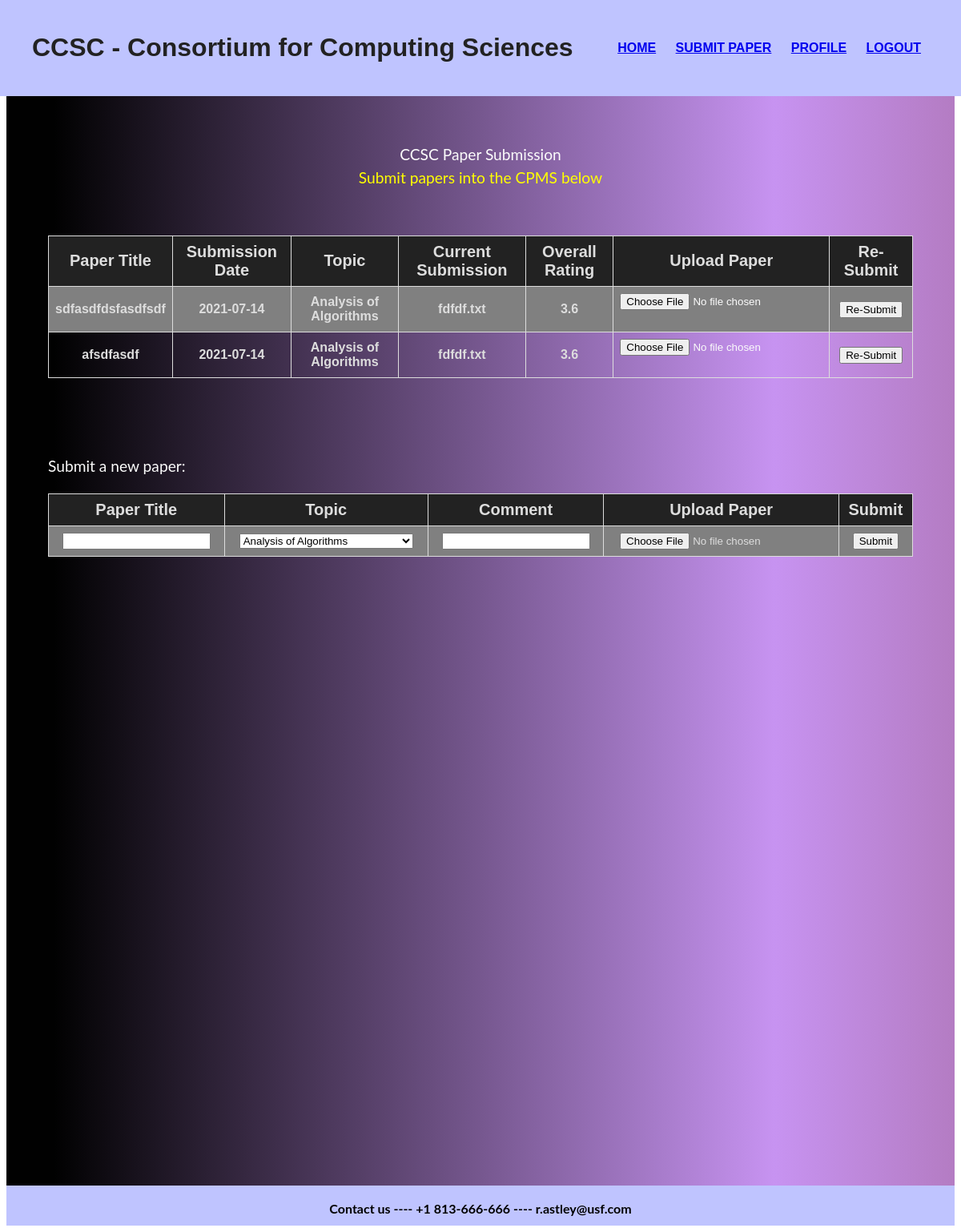
The page /paper_submission_form.php (signed in) on the database its author committed.
### tables this page shows
CREATE TABLE `paper` (
  `paperid` int(255) NOT NULL,
  `authorid` varchar(255) NOT NULL,
  `title` varchar(255) DEFAULT NULL,
  `filename` varchar(255) NOT NULL,
  `Comments` varchar(255) DEFAULT NULL,
  `date` date NOT NULL DEFAULT current_timestamp(),
  `topic` varchar(255) NOT NULL,
  `status` varchar(255) NOT NULL DEFAULT 'N'
);

CREATE TABLE `review` (
  `reviewId` int(255) NOT NULL,
  `paperId` int(255) NOT NULL,
  `reviewerid` int(255) NOT NULL,
  `complete` varchar(255) DEFAULT NULL,
  `overallRating` varchar(255) DEFAULT NULL,
  `or_comments` varchar(255) DEFAULT NULL,
  `content_comments` varchar(255) DEFAULT NULL,
  `Appropriateness_of_Topic` int(255) NOT NULL,
  `Timeliness_of_Topic` int(255) NOT NULL,
  `Supportive_Evidence` int(255) NOT NULL,
  `Technical_Quality` int(255) NOT NULL,
  `Scope_of_Coverage` int(255) NOT NULL,
  `Citation_of_Previous_Work` int(255) NOT NULL,
  `Originality` int(255) NOT NULL,
  `Organization_of_Paper` int(255) NOT NULL,
  `Clarity_of_Main_Message` int(255) NOT NULL,
  `Mechanics` int(255) NOT NULL,
  `Suitability_for_Presentation` int(255) NOT NULL,
  `Potential_Interest_in_Topic` int(255) NOT NULL,
  `wdcomment` varchar(255) DEFAULT NULL,
  `opcomment` varchar(255) DEFAULT NULL
);

### paper_submission_form.php (the view, shortened to what this page needs)
<?php
include("config.php");
?>
<div class="container">
  <head>
  </head>
  <header>
    <h1>CCSC - Consortium for Computing Sciences</h1>
    <nav>
      <ul>
        <li><a href="Homepage.php">Home</a></li>
        <?php
          $role=$_SESSION['role'] ;
          if(strcasecmp($role,"author") == 0) {
              echo "<li><a href=paper_submission_form.php>Submit Paper</a></li>";
          }
        ?>
        <li><a href="Profile.php">Profile</a></li>
        <li><a href="logout.php">Logout</a></li>
      </ul>
    </nav>
  </header>
  <main>
    <p style="text-align:center">
      CCSC Paper Submission      <br><p2>Submit papers into the CPMS below</p2>
    </p>
    <br><br>
<?php
  $uname=mysqli_real_escape_string($db,$_SESSION['user_name']);
  $sql_author="select author_id from author where username='$uname'";
  $result = mysqli_query($db,$sql_author);
  $row = mysqli_fetch_array($result,MYSQLI_ASSOC);
  $authorid=mysqli_real_escape_string($db,$row['author_id']);
  $sql_paper="select * from Paper where authorid='$authorid'";
  $result2 = mysqli_query($db,$sql_paper);
  $count = mysqli_num_rows($result2);
  if($count >= 1) {
    echo "<table> 	<tr>     <th>Paper Title</th>     <th>Submission Date</th>     <th>Topic</th>     <th>Current Submission</th> <th>Overall Rating</th>     <th>Upload Paper</th>     <th>Re-Submit</th>   </tr>";
    while($row2 = mysqli_fetch_assoc($result2)) {
      $pp_id=mysqli_real_escape_string($db,$row2['paperid']);
      $sql_rating="select * from review  where paperId='$pp_id'";
      $rating_result = 	mysqli_query($db,$sql_rating);
      $rating_row = mysqli_fetch_array($rating_result,MYSQLI_ASSOC);
      $rating_value=mysqli_real_escape_string($db,$rating_row['overallRating']);
      $count_rating = mysqli_num_rows($rating_result);
      $title=mysqli_real_escape_string($db,$row2['title']);
      $date=mysqli_real_escape_string($db,$row2['date']);
      $topic=mysqli_real_escape_string($db,$row2['topic']);
      $filename=mysqli_real_escape_string($db,$row2['filename']);
      echo '<tr><td>'.$title.'</td>';
      echo '<td>'.$date.'</td>';
      echo '<td>'.$topic.'</td>';
      echo '<td>'.$filename.'</td>';
      if($count_rating > 0){
        echo '<td>'.number_format($rating_value,1).'</td>';
      }else{
        echo '<td>Not Reviewed</td>';
      }
      echo '<td><form action="" method=POST enctype=multipart/form-data>';
      echo '<input type="file"  name="file" required></td><td><input type="submit" name ="upload" value="Re-Submit" />    </td>	</form>';
    }
    echo '</table>';
  }
?>
    <br><br><br><br>
    <p>Submit a new paper:</p>
  <table>
    <tr>
      <th>Paper Title</th>
      <th>Topic</th>
      <th>Comment</th>
      <th>Upload Paper</th>
      <th>Submit</th>
    </tr>
    <tr><form action="action_page.php" method= "POST" enctype="multipart/form-data">
      <td><input type="text"  name="p_title" required></td>
      <td><select name="topic">
            <option value="Analysis of Algorithms">Analysis of Algorithms</option>
          </select></td>
      <td><input type="text" name="comment" required></td>
      <td><input type="file"  name="uploaded_report" required></td>
      <td><input type="submit" name ="intial_upload" value="Submit" /></td>
    </form>
  </table>
</main>
<div class="footer">
  <footer><b><br>Contact us ---- +1 813-666-666 ---- r.astley@usf.com</footer>
</div>

### paper_submission_form.php (style rules this page uses)
.container { background: linear-gradient(90deg, rgba(1,1,1,1) 5%, rgba(199,147,241,1) 81%, rgba(180,124,195,1) 100%); }
header { padding: 20px 40px; display: flex; justify-content: space-between; align-items: center; background: #bfc4ff; box-sizing: border-box; position: fixed; width: 100%; top: 0; left: 0; font-family: Poppins, sans-serif; color: #222; }
h1 { font-size: 2rem; }
li { display: inline-block; margin: 0 10px; font-size: 1rem; font-weight: 700; text-transform: uppercase; }
main { min-height: 1200px; max-width: 90vw; margin: 120px auto; padding-top: 40px; }
p { font-size: 1.2rem; line-height: 1.5; color: #fbfbfb; }
p2 { font-size: 1.2rem; line-height: 1.5; color: yellow; }
form { font-size: 1.2rem; line-height: 1.5; color: #fbfbfb; }
table { font-family: arial, sans-serif; border-collapse: collapse; width: 100%; }
td, th { color: #dddddd; font-weight: bold; border: 1px solid #dddddd; text-align: center; padding: 8px; }
th { font-size: 20px; background-color: #222; }
tr:nth-child(even) { background-color: #808080; }
footer { left: 0; bottom: 0; height: 50px; width: 100%; background-color: #bfc4ff; color: #000000; text-align: center; }

### rows shown on the page
paper: title "sdfasdfdsfasdfsdf", date "2021-07-14", topic "Analysis of Algorithms", filename "fdfdf.txt", review.overallRating "3.6"
paper: title "afsdfasdf", date "2021-07-14", topic "Analysis of Algorithms", filename "fdfdf.txt", review.overallRating "3.6"
